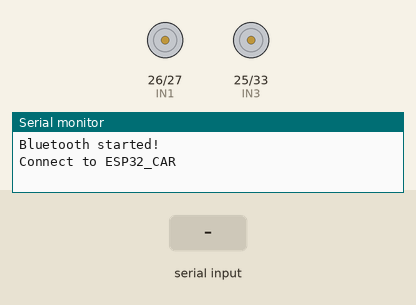
A sketch run on a simulated ESP32. Shown: motor-driver pin pairs drawn as motors (green arrow = first pin HIGH = forward, orange = second pin HIGH = backward, longer = more drive, scaled by the enable pin), the last lines printed to the serial monitor. The inputs (shaded band) are chosen by the test bench. Nothing arrives over Bluetooth unless stated.

Above: at 1.2 s.
1.3 s: "F" received over the second serial link
At 1.9 s:
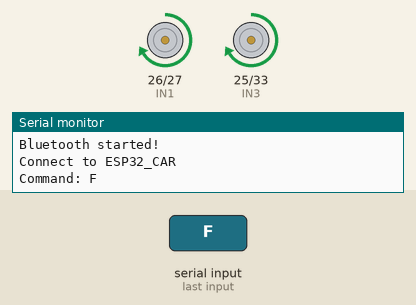
2.8 s: "B" received over the second serial link
At 4.0 s:
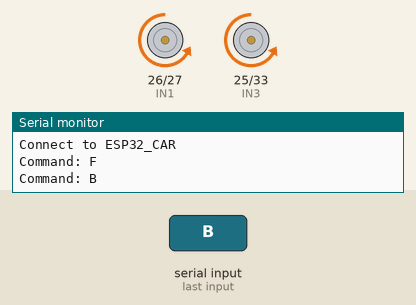
4.3 s: "L" received over the second serial link
At 5.4 s:
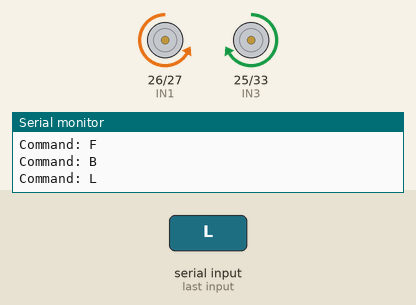
5.8 s: "R" received over the second serial link
At 6.5 s:
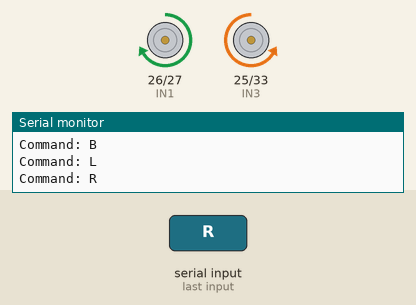
Timing chart, 0 to 8.3 s (numbered marks = the images above; inputs shaded):
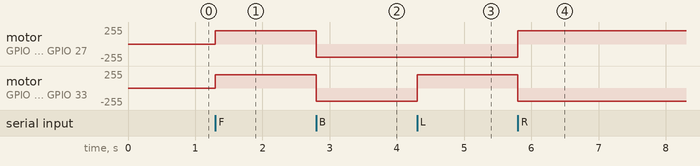

Measured:
- after the input at 1.3 s, motor on GPIO 26 (IN1) / GPIO 27 (IN2), motor on GPIO 25 (IN3) / GPIO 33 (IN4): stopped → forward 200/255 at once
- after the input at 2.8 s, motor on GPIO 26 (IN1) / GPIO 27 (IN2), motor on GPIO 25 (IN3) / GPIO 33 (IN4): forward 200/255 → backward 200/255 at once
- after the input at 4.3 s, motor on GPIO 25 (IN3) / GPIO 33 (IN4): backward 200/255 → forward 200/255 at once
- after the input at 5.8 s, motor on GPIO 26 (IN1) / GPIO 27 (IN2): backward 200/255 → forward 200/255 at once; motor on GPIO 25 (IN3) / GPIO 33 (IN4): forward 200/255 → backward 200/255 at once

The sketch:

RC_Car.ino
```cpp
#include "BluetoothSerial.h"

BluetoothSerial SerialBT;

// Motor A - Left motor
#define IN1 26
#define IN2 27
#define ENA 14

// Motor B - Right motor
#define IN3 25
#define IN4 33
#define ENB 32

int speedValue = 200;  // Speed: 0-255

void setup() {
  Serial.begin(115200);

  // Start Bluetooth
  SerialBT.begin("ESP32_CAR");

  Serial.println("Bluetooth started!");
  Serial.println("Connect to ESP32_CAR");

  // Motor pins
  pinMode(IN1, OUTPUT);
  pinMode(IN2, OUTPUT);
  pinMode(ENA, OUTPUT);

  pinMode(IN3, OUTPUT);
  pinMode(IN4, OUTPUT);
  pinMode(ENB, OUTPUT);

  stopCar();
}

void loop() {

  if (SerialBT.available()) {

    char command = SerialBT.read();

    Serial.print("Command: ");
    Serial.println(command);

    switch (command) {

      case 'F':
      case 'f':
        forward();
        break;

      case 'B':
      case 'b':
        backward();
        break;

      case 'L':
      case 'l':
        left();
        break;

      case 'R':
      case 'r':
        right();
        break;

      case 'S':
      case 's':
        stopCar();
        break;

      // Speed control
      case '1':
        speedValue = 100;
        break;

      case '2':
        speedValue = 150;
        break;

      case '3':
        speedValue = 200;
        break;

      case '4':
        speedValue = 255;
        break;
    }
  }
}

// ---------------- MOTOR FUNCTIONS ----------------

void forward() {

  digitalWrite(IN1, HIGH);
  digitalWrite(IN2, LOW);

  digitalWrite(IN3, HIGH);
  digitalWrite(IN4, LOW);

  analogWrite(ENA, speedValue);
  analogWrite(ENB, speedValue);
}

void backward() {

  digitalWrite(IN1, LOW);
  digitalWrite(IN2, HIGH);

  digitalWrite(IN3, LOW);
  digitalWrite(IN4, HIGH);

  analogWrite(ENA, speedValue);
  analogWrite(ENB, speedValue);
}

void left() {

  // Left motor backward
  digitalWrite(IN1, LOW);
  digitalWrite(IN2, HIGH);

  // Right motor forward
  digitalWrite(IN3, HIGH);
  digitalWrite(IN4, LOW);

  analogWrite(ENA, speedValue);
  analogWrite(ENB, speedValue);
}

void right() {

  // Left motor forward
  digitalWrite(IN1, HIGH);
  digitalWrite(IN2, LOW);

  // Right motor backward
  digitalWrite(IN3, LOW);
  digitalWrite(IN4, HIGH);

  analogWrite(ENA, speedValue);
  analogWrite(ENB, speedValue);
}

void stopCar() {

  digitalWrite(IN1, LOW);
  digitalWrite(IN2, LOW);

  digitalWrite(IN3, LOW);
  digitalWrite(IN4, LOW);

  analogWrite(ENA, 0);
  analogWrite(ENB, 0);
}
```
